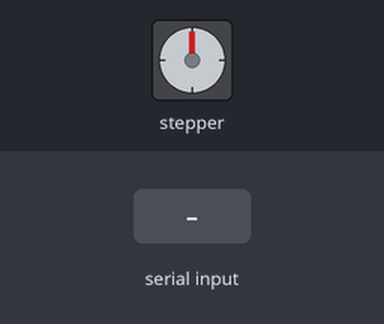
Simulated run of this sketch. Board: Arduino Uno, built with avr-gcc and run on an emulated ATmega328P. On the bench: stepper motor. Wiring (inferred from the names in the program): stepper motor driver (200 steps per turn assumed): step pin 2; direction pin 3. Inputs (shaded band) come from the test bench.

Above: at 1.2 s.
1.3 s: "1,90\n" received over Serial
At 2.4 s:
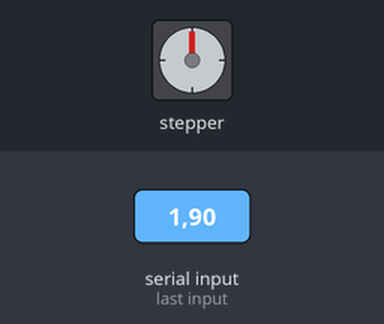
4.3 s: "90,45,200\n" received over Serial
At 4.9 s:
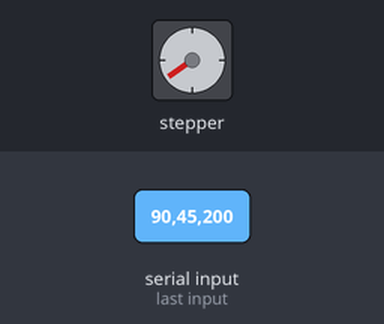
7.3 s: "30,150,10\n" received over Serial
At 8.4 s:
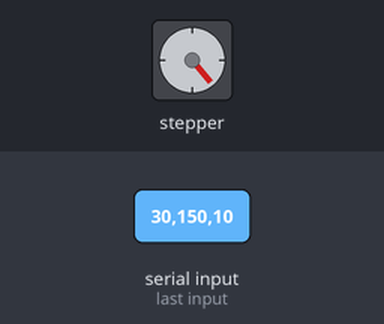
10.3 s: "90,45\n" received over Serial
13.3 s: "30,150\n" received over Serial
At 14.0 s:
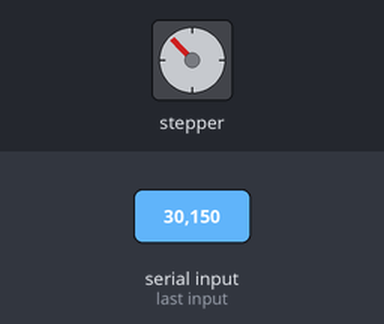
16.3 s: "90\n" received over Serial
Timing chart, 0 to 33.8 s (numbered marks = the images above; inputs shaded):
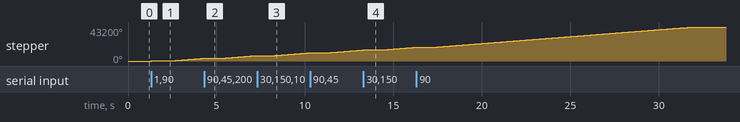

The sketch:

stepper_li.ino
```cpp
const uint8_t STEP = 2;
const uint8_t DIR = 3;
int step = 0;
int speed_for = 1000;
int speed_low = 1000;
int step_max = 24000;
int speed_max = 500;
int ex = 10;
bool flag = true;

void setup() {
  Serial.begin(9600);
  pinMode(STEP, OUTPUT);
  pinMode(DIR, OUTPUT);
}

void loop() {
  if (Serial.available()) {
    step = Serial.parseInt();
  }
  switch (step) {
    case (1):
      flag = true;
      for (int i = 0; i < step_max; i++) {
        if (Serial.available()) {
          if (Serial.parseInt() == 3) {
            digitalWrite(STEP, LOW);
            break;
          }
        }
        run_1(speed_for);
        if (speed_for > speed_max && flag) {
          speed_for -= ex;
        } else {
          flag = false;
        }
        if (i > (step_max - 500) && speed_for != speed_low) {
          speed_for += 5;
        }
      }
      step = 0;
      break;

    case (2):
      flag = true;
      for (int i = 0; i < step_max; i++) {
        if (Serial.available()) {
          if (Serial.parseInt() == 3) {
            digitalWrite(STEP, LOW);
            break;
          }
        }
        run_2(speed_for);
        if (speed_for > speed_max && flag) {
          speed_for -= ex;
        } else {
          flag = false;
        }
        if (i > (step_max - 500) && speed_for != speed_low) {
          speed_for += 5;
        }
      }

      break;
    case (3):

      break;
  }
}

void run_1(int speed) {
  digitalWrite(DIR, HIGH);
  digitalWrite(STEP, HIGH);
  delayMicroseconds(speed);
  digitalWrite(STEP, LOW);
  delayMicroseconds(speed);
}
void run_2(int speed) {
  digitalWrite(DIR, LOW);
  digitalWrite(STEP, HIGH);
  delayMicroseconds(speed);
  digitalWrite(STEP, LOW);
  delayMicroseconds(speed);
}
```
